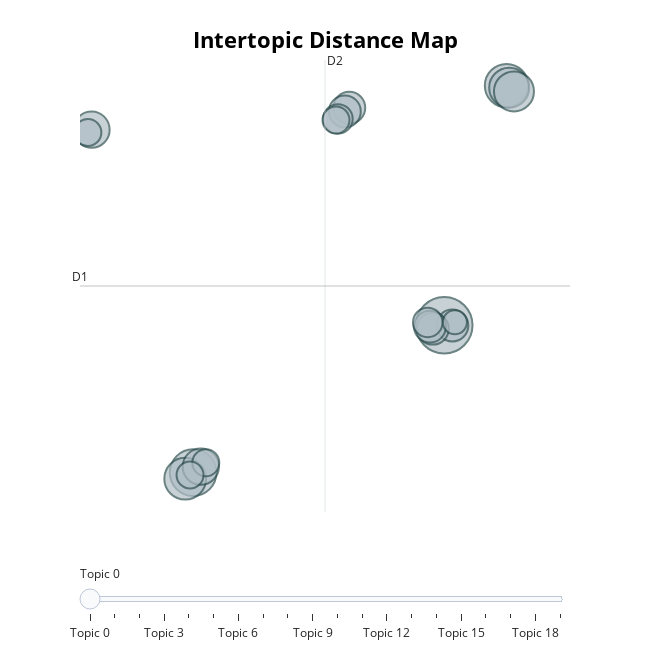

The notebook cell saved with this chart:
### Code cell
topic_model.visualize_topics()

### Figure 1 — Plotly figure (JSON) as saved in the notebook; plotly's stock layout.template omitted (floating-point values rounded to 4 significant figures)
{"data": [{"customdata": [[0, "states | government | united | congress | public", 22], [1, "states | government | united | congress | department", 15], [2, "america | world | new | years | american", 13], [3, "states | government | united | congress | public", 12], [4, "world | new | economic | program | federal", 11], [5, "world | nations | soviet | peace | economic", 11], [6, "government | states | law | united | congress", 9], [7, "government | great | work | law | public", 9], [8, "states | united | government | constitution | congress", 7], [9, "government | states | public | general | united", 7], [10, "jobs | america | thats | new | lets", 7], [11, "america | people | new | americans | help", 7], [12, "government | states | war | mexico | united", 7], [13, "america | people | new | tonight | years", 6], [14, "public | states | proper | great | united", 6], [15, "america | americans | tonight | people | american", 5], [16, "states | government | united | law | statute", 5], [17, "national | federal | reduction | public | ought", 5], [18, "states | government | united | country | congress", 5], [19, "information | provision | public | united | proper", 4]], "hovertemplate": "<b>Topic %{customdata[0]}</b><br>%{customdata[1]}<br>Size: %{customdata[2]}", "legendgroup": "", "marker": {"color": "#B0BEC5", "line": {"color": "DarkSlateGrey", "width": 2}, "size": [22, 15, 13, 12, 11, 11, 9, 9, 7, 7, 7, 7, 7, 6, 6, 5, 5, 5, 5, 4], "sizemode": "area", "sizeref": 0.01375, "symbol": "circle"}, "mode": "markers", "name": "", "orientation": "v", "showlegend": false, "type": "scatter", "x": [16.72, 2.902, 20.15, 2.466, 20.29, 20.55, 3.321, -2.687, 17.16, 16.09, 11.49, 11.25, 15.93, 10.87, 15.81, 10.76, 3.598, -2.889, 2.731, 17.3], "xaxis": "x", "y": [-4.865, -15.35, 12.19, -15.79, 12.05, 11.78, -14.93, 9.06, -4.881, -5.104, 10.62, 10.36, -4.958, 9.823, -4.664, 9.743, -14.66, 8.858, -15.52, -4.647], "yaxis": "y"}], "layout": {"annotations": [{"showarrow": false, "text": "D1", "x": -3.322, "y": -2.069, "yshift": 10}, {"showarrow": false, "text": "D2", "x": 10.16, "xshift": 10, "y": 14.02}], "height": 650, "hoverlabel": {"bgcolor": "white", "font": {"family": "Rockwell", "size": 16}}, "legend": {"itemsizing": "constant", "tracegroupgap": 0}, "margin": {"t": 60}, "shapes": [{"line": {"color": "#CFD8DC", "width": 2}, "type": "line", "x0": 10.16, "x1": 10.16, "y0": -18.16, "y1": 14.02}, {"line": {"color": "#9E9E9E", "width": 2}, "type": "line", "x0": -3.322, "x1": 23.63, "y0": -2.069, "y1": -2.069}], "sliders": [{"active": 0, "pad": {"t": 50}, "steps": [{"args": [{"marker.color": [["red", "#B0BEC5", "#B0BEC5", "#B0BEC5", "#B0BEC5", "#B0BEC5", "#B0BEC5", "#B0BEC5", "#B0BEC5", "#B0BEC5", "#B0BEC5", "#B0BEC5", "#B0BEC5", "#B0BEC5", "#B0BEC5", "#B0BEC5", "#B0BEC5", "#B0BEC5", "#B0BEC5", "#B0BEC5"]]}], "label": "Topic 0", "method": "update"}, {"args": [{"marker.color": [["#B0BEC5", "red", "#B0BEC5", "#B0BEC5", "#B0BEC5", "#B0BEC5", "#B0BEC5", "#B0BEC5", "#B0BEC5", "#B0BEC5", "#B0BEC5", "#B0BEC5", "#B0BEC5", "#B0BEC5", "#B0BEC5", "#B0BEC5", "#B0BEC5", "#B0BEC5", "#B0BEC5", "#B0BEC5"]]}], "label": "Topic 1", "method": "update"}, {"args": [{"marker.color": [["#B0BEC5", "#B0BEC5", "red", "#B0BEC5", "#B0BEC5", "#B0BEC5", "#B0BEC5", "#B0BEC5", "#B0BEC5", "#B0BEC5", "#B0BEC5", "#B0BEC5", "#B0BEC5", "#B0BEC5", "#B0BEC5", "#B0BEC5", "#B0BEC5", "#B0BEC5", "#B0BEC5", "#B0BEC5"]]}], "label": "Topic 2", "method": "update"}, {"args": [{"marker.color": [["#B0BEC5", "#B0BEC5", "#B0BEC5", "red", "#B0BEC5", "#B0BEC5", "#B0BEC5", "#B0BEC5", "#B0BEC5", "#B0BEC5", "#B0BEC5", "#B0BEC5", "#B0BEC5", "#B0BEC5", "#B0BEC5", "#B0BEC5", "#B0BEC5", "#B0BEC5", "#B0BEC5", "#B0BEC5"]]}], "label": "Topic 3", "method": "update"}, {"args": [{"marker.color": [["#B0BEC5", "#B0BEC5", "#B0BEC5", "#B0BEC5", "red", "#B0BEC5", "#B0BEC5", "#B0BEC5", "#B0BEC5", "#B0BEC5", "#B0BEC5", "#B0BEC5", "#B0BEC5", "#B0BEC5", "#B0BEC5", "#B0BEC5", "#B0BEC5", "#B0BEC5", "#B0BEC5", "#B0BEC5"]]}], "label": "Topic 4", "method": "update"}, {"args": [{"marker.color": [["#B0BEC5", "#B0BEC5", "#B0BEC5", "#B0BEC5", "#B0BEC5", "red", "#B0BEC5", "#B0BEC5", "#B0BEC5", "#B0BEC5", "#B0BEC5", "#B0BEC5", "#B0BEC5", "#B0BEC5", "#B0BEC5", "#B0BEC5", "#B0BEC5", "#B0BEC5", "#B0BEC5", "#B0BEC5"]]}], "label": "Topic 5", "method": "update"}, {"args": [{"marker.color": [["#B0BEC5", "#B0BEC5", "#B0BEC5", "#B0BEC5", "#B0BEC5", "#B0BEC5", "red", "#B0BEC5", "#B0BEC5", "#B0BEC5", "#B0BEC5", "#B0BEC5", "#B0BEC5", "#B0BEC5", "#B0BEC5", "#B0BEC5", "#B0BEC5", "#B0BEC5", "#B0BEC5", "#B0BEC5"]]}], "label": "Topic 6", "method": "update"}, {"args": [{"marker.color": [["#B0BEC5", "#B0BEC5", "#B0BEC5", "#B0BEC5", "#B0BEC5", "#B0BEC5", "#B0BEC5", "red", "#B0BEC5", "#B0BEC5", "#B0BEC5", "#B0BEC5", "#B0BEC5", "#B0BEC5", "#B0BEC5", "#B0BEC5", "#B0BEC5", "#B0BEC5", "#B0BEC5", "#B0BEC5"]]}], "label": "Topic 7", "method": "update"}, {"args": [{"marker.color": [["#B0BEC5", "#B0BEC5", "#B0BEC5", "#B0BEC5", "#B0BEC5", "#B0BEC5", "#B0BEC5", "#B0BEC5", "red", "#B0BEC5", "#B0BEC5", "#B0BEC5", "#B0BEC5", "#B0BEC5", "#B0BEC5", "#B0BEC5", "#B0BEC5", "#B0BEC5", "#B0BEC5", "#B0BEC5"]]}], "label": "Topic 8", "method": "update"}, {"args": [{"marker.color": [["#B0BEC5", "#B0BEC5", "#B0BEC5", "#B0BEC5", "#B0BEC5", "#B0BEC5", "#B0BEC5", "#B0BEC5", "#B0BEC5", "red", "#B0BEC5", "#B0BEC5", "#B0BEC5", "#B0BEC5", "#B0BEC5", "#B0BEC5", "#B0BEC5", "#B0BEC5", "#B0BEC5", "#B0BEC5"]]}], "label": "Topic 9", "method": "update"}, {"args": [{"marker.color": [["#B0BEC5", "#B0BEC5", "#B0BEC5", "#B0BEC5", "#B0BEC5", "#B0BEC5", "#B0BEC5", "#B0BEC5", "#B0BEC5", "#B0BEC5", "red", "#B0BEC5", "#B0BEC5", "#B0BEC5", "#B0BEC5", "#B0BEC5", "#B0BEC5", "#B0BEC5", "#B0BEC5", "#B0BEC5"]]}], "label": "Topic 10", "method": "update"}, {"args": [{"marker.color": [["#B0BEC5", "#B0BEC5", "#B0BEC5", "#B0BEC5", "#B0BEC5", "#B0BEC5", "#B0BEC5", "#B0BEC5", "#B0BEC5", "#B0BEC5", "#B0BEC5", "red", "#B0BEC5", "#B0BEC5", "#B0BEC5", "#B0BEC5", "#B0BEC5", "#B0BEC5", "#B0BEC5", "#B0BEC5"]]}], "label": "Topic 11", "method": "update"}, {"args": [{"marker.color": [["#B0BEC5", "#B0BEC5", "#B0BEC5", "#B0BEC5", "#B0BEC5", "#B0BEC5", "#B0BEC5", "#B0BEC5", "#B0BEC5", "#B0BEC5", "#B0BEC5", "#B0BEC5", "red", "#B0BEC5", "#B0BEC5", "#B0BEC5", "#B0BEC5", "#B0BEC5", "#B0BEC5", "#B0BEC5"]]}], "label": "Topic 12", "method": "update"}, {"args": [{"marker.color": [["#B0BEC5", "#B0BEC5", "#B0BEC5", "#B0BEC5", "#B0BEC5", "#B0BEC5", "#B0BEC5", "#B0BEC5", "#B0BEC5", "#B0BEC5", "#B0BEC5", "#B0BEC5", "#B0BEC5", "red", "#B0BEC5", "#B0BEC5", "#B0BEC5", "#B0BEC5", "#B0BEC5", "#B0BEC5"]]}], "label": "Topic 13", "method": "update"}, {"args": [{"marker.color": [["#B0BEC5", "#B0BEC5", "#B0BEC5", "#B0BEC5", "#B0BEC5", "#B0BEC5", "#B0BEC5", "#B0BEC5", "#B0BEC5", "#B0BEC5", "#B0BEC5", "#B0BEC5", "#B0BEC5", "#B0BEC5", "red", "#B0BEC5", "#B0BEC5", "#B0BEC5", "#B0BEC5", "#B0BEC5"]]}], "label": "Topic 14", "method": "update"}, {"args": [{"marker.color": [["#B0BEC5", "#B0BEC5", "#B0BEC5", "#B0BEC5", "#B0BEC5", "#B0BEC5", "#B0BEC5", "#B0BEC5", "#B0BEC5", "#B0BEC5", "#B0BEC5", "#B0BEC5", "#B0BEC5", "#B0BEC5", "#B0BEC5", "red", "#B0BEC5", "#B0BEC5", "#B0BEC5", "#B0BEC5"]]}], "label": "Topic 15", "method": "update"}, {"args": [{"marker.color": [["#B0BEC5", "#B0BEC5", "#B0BEC5", "#B0BEC5", "#B0BEC5", "#B0BEC5", "#B0BEC5", "#B0BEC5", "#B0BEC5", "#B0BEC5", "#B0BEC5", "#B0BEC5", "#B0BEC5", "#B0BEC5", "#B0BEC5", "#B0BEC5", "red", "#B0BEC5", "#B0BEC5", "#B0BEC5"]]}], "label": "Topic 16", "method": "update"}, {"args": [{"marker.color": [["#B0BEC5", "#B0BEC5", "#B0BEC5", "#B0BEC5", "#B0BEC5", "#B0BEC5", "#B0BEC5", "#B0BEC5", "#B0BEC5", "#B0BEC5", "#B0BEC5", "#B0BEC5", "#B0BEC5", "#B0BEC5", "#B0BEC5", "#B0BEC5", "#B0BEC5", "red", "#B0BEC5", "#B0BEC5"]]}], "label": "Topic 17", "method": "update"}, {"args": [{"marker.color": [["#B0BEC5", "#B0BEC5", "#B0BEC5", "#B0BEC5", "#B0BEC5", "#B0BEC5", "#B0BEC5", "#B0BEC5", "#B0BEC5", "#B0BEC5", "#B0BEC5", "#B0BEC5", "#B0BEC5", "#B0BEC5", "#B0BEC5", "#B0BEC5", "#B0BEC5", "#B0BEC5", "red", "#B0BEC5"]]}], "label": "Topic 18", "method": "update"}, {"args": [{"marker.color": [["#B0BEC5", "#B0BEC5", "#B0BEC5", "#B0BEC5", "#B0BEC5", "#B0BEC5", "#B0BEC5", "#B0BEC5", "#B0BEC5", "#B0BEC5", "#B0BEC5", "#B0BEC5", "#B0BEC5", "#B0BEC5", "#B0BEC5", "#B0BEC5", "#B0BEC5", "#B0BEC5", "#B0BEC5", "red"]]}], "label": "Topic 19", "method": "update"}]}], "title": {"font": {"color": "Black", "size": 22}, "text": "<b>Intertopic Distance Map</b>", "x": 0.5, "xanchor": "center", "y": 0.95, "yanchor": "top"}, "width": 650, "xaxis": {"anchor": "y", "domain": [0, 1], "range": [-3.322, 23.63], "title": {"text": ""}, "visible": false}, "yaxis": {"anchor": "x", "domain": [0, 1], "range": [-18.16, 14.02], "title": {"text": ""}, "visible": false}}}
